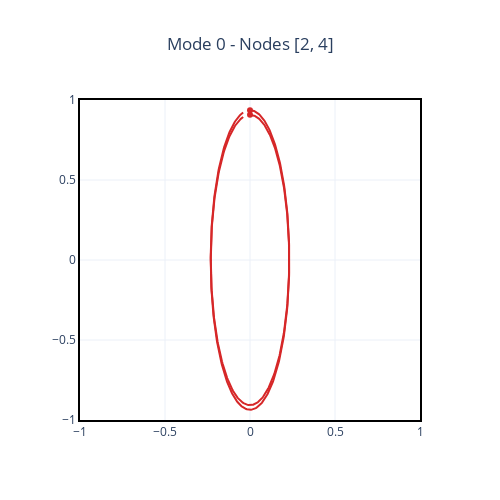
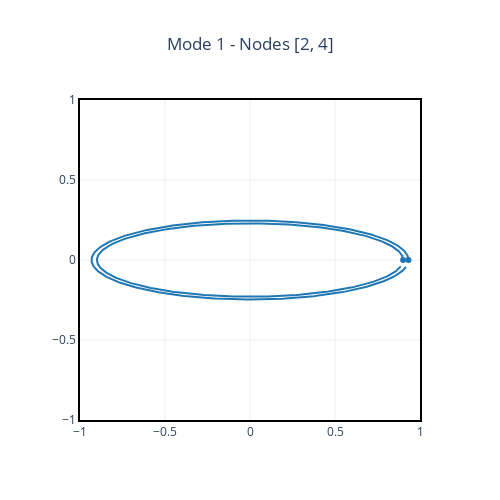

Source (notebook cell) for these figures, in order:
### Code cell
for mode in range(6):
    display(modal.plot_orbit(mode, nodes=[2, 4]))

### Figure 1 — Plotly figure (JSON) as saved in the notebook; plotly's stock layout.template omitted (floating-point values rounded to 4 significant figures; data arrays with more than 128 entries replaced by an {"elided": "..."} marker saying what was removed)
{"data": [{"line": {"color": "#d62728"}, "mode": "lines", "name": "node 2<br>Backward", "showlegend": false, "type": "scatter", "x": {"elided": "350 float values"}, "y": {"elided": "350 float values"}}, {"marker": {"color": "#d62728"}, "mode": "markers", "name": "node 2", "showlegend": false, "type": "scatter", "x": [-2.002e-13], "y": [0.9072]}, {"line": {"color": "#d62728"}, "mode": "lines", "name": "node 4<br>Backward", "showlegend": false, "type": "scatter", "x": {"elided": "350 float values"}, "y": {"elided": "350 float values"}}, {"marker": {"color": "#d62728"}, "mode": "markers", "name": "node 4", "showlegend": false, "type": "scatter", "x": [-1.802e-13], "y": [0.936]}], "layout": {"autosize": false, "height": 500, "title": {"text": "Mode 0 - Nodes [2, 4]", "x": 0.5, "xanchor": "center"}, "width": 500, "xaxis": {"range": [-1, 1]}, "yaxis": {"range": [-1, 1]}}}

### Figure 2 — Plotly figure (JSON) as saved in the notebook; plotly's stock layout.template omitted (floating-point values rounded to 4 significant figures; data arrays with more than 128 entries replaced by an {"elided": "..."} marker saying what was removed)
{"data": [{"line": {"color": "#1f77b4"}, "mode": "lines", "name": "node 2<br>Forward", "showlegend": false, "type": "scatter", "x": {"elided": "350 float values"}, "y": {"elided": "350 float values"}}, {"marker": {"color": "#1f77b4"}, "mode": "markers", "name": "node 2", "showlegend": false, "type": "scatter", "x": [0.9006], "y": [-7.973e-14]}, {"line": {"color": "#1f77b4"}, "mode": "lines", "name": "node 4<br>Forward", "showlegend": false, "type": "scatter", "x": {"elided": "350 float values"}, "y": {"elided": "350 float values"}}, {"marker": {"color": "#1f77b4"}, "mode": "markers", "name": "node 4", "showlegend": false, "type": "scatter", "x": [0.9322], "y": [-1.084e-13]}], "layout": {"autosize": false, "height": 500, "title": {"text": "Mode 1 - Nodes [2, 4]", "x": 0.5, "xanchor": "center"}, "width": 500, "xaxis": {"range": [-1, 1]}, "yaxis": {"range": [-1, 1]}}}
